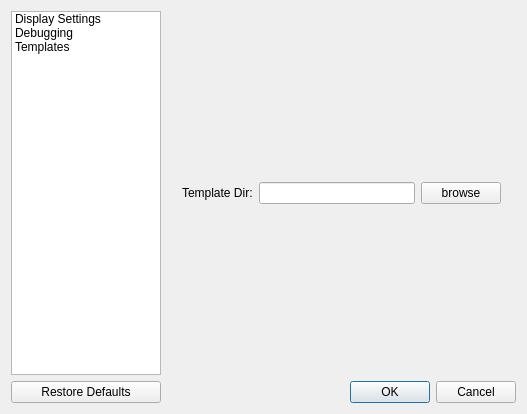
<?xml version="1.0" encoding="UTF-8"?>
<ui version="4.0">
 <class>TIGLViewerSettingsDialog</class>
 <widget class="QDialog" name="TIGLViewerSettingsDialog">
  <property name="windowModality">
   <enum>Qt::ApplicationModal</enum>
  </property>
  <property name="geometry">
   <rect>
    <x>0</x>
    <y>0</y>
    <width>509</width>
    <height>314</height>
   </rect>
  </property>
  <property name="windowTitle">
   <string>Preferences</string>
  </property>
  <property name="windowIcon">
   <iconset resource="TIGLViewer.qrc">
    <normaloff>:/gfx/settings.png</normaloff>:/gfx/settings.png</iconset>
  </property>
  <property name="styleSheet">
   <string notr="true"/>
  </property>
  <layout class="QGridLayout" name="gridLayout">
   <property name="sizeConstraint">
    <enum>QLayout::SetFixedSize</enum>
   </property>
   <item row="1" column="0">
    <widget class="QPushButton" name="btnRestoreDefaults">
     <property name="text">
      <string>Restore Defaults</string>
     </property>
    </widget>
   </item>
   <item row="0" column="2">
    <widget class="QStackedWidget" name="stackedWidget">
     <property name="currentIndex">
      <number>2</number>
     </property>
     <widget class="QWidget" name="pageDisplaySettings">
      <layout class="QVBoxLayout" name="verticalLayout">
       <item>
        <layout class="QHBoxLayout" name="horizontalLayout">
         <item>
          <widget class="QLabel" name="label">
           <property name="font">
            <font>
             <pointsize>10</pointsize>
             <weight>75</weight>
             <bold>true</bold>
            </font>
           </property>
           <property name="text">
            <string>&lt;html&gt;&lt;head/&gt;&lt;body&gt;&lt;p&gt;&lt;span style=&quot; font-size:13pt;&quot;&gt;Display Settings&lt;/span&gt;&lt;/p&gt;&lt;/body&gt;&lt;/html&gt;</string>
           </property>
          </widget>
         </item>
         <item>
          <spacer name="horizontalSpacer">
           <property name="orientation">
            <enum>Qt::Horizontal</enum>
           </property>
           <property name="sizeHint" stdset="0">
            <size>
             <width>40</width>
             <height>20</height>
            </size>
           </property>
          </spacer>
         </item>
         <item>
          <widget class="QLabel" name="label_8">
           <property name="text">
            <string/>
           </property>
           <property name="pixmap">
            <pixmap resource="TIGLViewer.qrc">:/gfx/settings-display.png</pixmap>
           </property>
          </widget>
         </item>
        </layout>
       </item>
       <item>
        <spacer name="verticalSpacer">
         <property name="orientation">
          <enum>Qt::Vertical</enum>
         </property>
         <property name="sizeHint" stdset="0">
          <size>
           <width>20</width>
           <height>40</height>
          </size>
         </property>
        </spacer>
       </item>
       <item>
        <widget class="QLabel" name="label_2">
         <property name="sizePolicy">
          <sizepolicy hsizetype="Preferred" vsizetype="Fixed">
           <horstretch>0</horstretch>
           <verstretch>0</verstretch>
          </sizepolicy>
         </property>
         <property name="text">
          <string>Tesselation accuracy</string>
         </property>
        </widget>
       </item>
       <item>
        <layout class="QHBoxLayout" name="horizontalLayout_2">
         <item>
          <spacer name="horizontalSpacer_6">
           <property name="orientation">
            <enum>Qt::Horizontal</enum>
           </property>
           <property name="sizeType">
            <enum>QSizePolicy::Fixed</enum>
           </property>
           <property name="sizeHint" stdset="0">
            <size>
             <width>10</width>
             <height>10</height>
            </size>
           </property>
          </spacer>
         </item>
         <item>
          <widget class="QLabel" name="label_3">
           <property name="text">
            <string>&lt;html&gt;&lt;head/&gt;&lt;body&gt;&lt;p align=&quot;center&quot;&gt;&lt;span style=&quot; font-size:8pt;&quot;&gt;inaccurate&lt;br/&gt;fast&lt;/span&gt;&lt;/p&gt;&lt;/body&gt;&lt;/html&gt;</string>
           </property>
          </widget>
         </item>
         <item>
          <widget class="QSlider" name="sliderTesselationAccuracy">
           <property name="minimum">
            <number>0</number>
           </property>
           <property name="maximum">
            <number>10</number>
           </property>
           <property name="value">
            <number>5</number>
           </property>
           <property name="orientation">
            <enum>Qt::Horizontal</enum>
           </property>
          </widget>
         </item>
         <item>
          <widget class="QLabel" name="label_4">
           <property name="text">
            <string>&lt;html&gt;&lt;head/&gt;&lt;body&gt;&lt;p align=&quot;center&quot;&gt;&lt;span style=&quot; font-size:8pt;&quot;&gt;accurate&lt;br/&gt;slow&lt;/span&gt;&lt;/p&gt;&lt;/body&gt;&lt;/html&gt;</string>
           </property>
          </widget>
         </item>
         <item>
          <widget class="QLineEdit" name="tessAccuEdit">
           <property name="minimumSize">
            <size>
             <width>20</width>
             <height>0</height>
            </size>
           </property>
           <property name="maximumSize">
            <size>
             <width>28</width>
             <height>16777215</height>
            </size>
           </property>
           <property name="readOnly">
            <bool>true</bool>
           </property>
          </widget>
         </item>
        </layout>
       </item>
       <item>
        <widget class="QLabel" name="label_5">
         <property name="sizePolicy">
          <sizepolicy hsizetype="Preferred" vsizetype="Fixed">
           <horstretch>0</horstretch>
           <verstretch>0</verstretch>
          </sizepolicy>
         </property>
         <property name="text">
          <string>Triangulation accuracy</string>
         </property>
        </widget>
       </item>
       <item>
        <layout class="QHBoxLayout" name="horizontalLayout_3">
         <item>
          <spacer name="horizontalSpacer_7">
           <property name="orientation">
            <enum>Qt::Horizontal</enum>
           </property>
           <property name="sizeType">
            <enum>QSizePolicy::Fixed</enum>
           </property>
           <property name="sizeHint" stdset="0">
            <size>
             <width>10</width>
             <height>10</height>
            </size>
           </property>
          </spacer>
         </item>
         <item>
          <widget class="QLabel" name="label_6">
           <property name="text">
            <string>&lt;html&gt;&lt;head/&gt;&lt;body&gt;&lt;p align=&quot;center&quot;&gt;&lt;span style=&quot; font-size:8pt;&quot;&gt;inaccurate&lt;br/&gt;fast&lt;/span&gt;&lt;/p&gt;&lt;/body&gt;&lt;/html&gt;</string>
           </property>
          </widget>
         </item>
         <item>
          <widget class="QSlider" name="sliderTriangulationAccuracy">
           <property name="minimum">
            <number>0</number>
           </property>
           <property name="maximum">
            <number>10</number>
           </property>
           <property name="singleStep">
            <number>1</number>
           </property>
           <property name="value">
            <number>5</number>
           </property>
           <property name="sliderPosition">
            <number>5</number>
           </property>
           <property name="orientation">
            <enum>Qt::Horizontal</enum>
           </property>
           <property name="invertedAppearance">
            <bool>false</bool>
           </property>
          </widget>
         </item>
         <item>
          <widget class="QLabel" name="label_7">
           <property name="text">
            <string>&lt;html&gt;&lt;head/&gt;&lt;body&gt;&lt;p align=&quot;center&quot;&gt;&lt;span style=&quot; font-size:8pt;&quot;&gt;accurate&lt;br/&gt;slow&lt;/span&gt;&lt;/p&gt;&lt;/body&gt;&lt;/html&gt;</string>
           </property>
          </widget>
         </item>
         <item>
          <widget class="QLineEdit" name="trianAccuEdit">
           <property name="sizePolicy">
            <sizepolicy hsizetype="Expanding" vsizetype="Fixed">
             <horstretch>0</horstretch>
             <verstretch>0</verstretch>
            </sizepolicy>
           </property>
           <property name="minimumSize">
            <size>
             <width>20</width>
             <height>0</height>
            </size>
           </property>
           <property name="maximumSize">
            <size>
             <width>28</width>
             <height>16777215</height>
            </size>
           </property>
           <property name="readOnly">
            <bool>true</bool>
           </property>
          </widget>
         </item>
        </layout>
       </item>
       <item>
        <layout class="QHBoxLayout" name="horizontalLayout_4">
         <item>
          <widget class="QLabel" name="label_9">
           <property name="text">
            <string>Background color</string>
           </property>
          </widget>
         </item>
         <item>
          <widget class="QPushButton" name="buttonColorChoser">
           <property name="sizePolicy">
            <sizepolicy hsizetype="Minimum" vsizetype="Minimum">
             <horstretch>0</horstretch>
             <verstretch>20</verstretch>
            </sizepolicy>
           </property>
           <property name="minimumSize">
            <size>
             <width>0</width>
             <height>30</height>
            </size>
           </property>
           <property name="maximumSize">
            <size>
             <width>100</width>
             <height>16777215</height>
            </size>
           </property>
           <property name="text">
            <string>choose</string>
           </property>
          </widget>
         </item>
        </layout>
       </item>
       <item>
        <layout class="QHBoxLayout" name="horizontalLayout_shape">
         <item>
          <widget class="QLabel" name="label_shapeColor">
           <property name="text">
            <string>Shape color</string>
           </property>
          </widget>
         </item>
         <item>
          <widget class="QPushButton" name="buttonShapeColorChoser">
           <property name="sizePolicy">
            <sizepolicy hsizetype="Minimum" vsizetype="Minimum">
             <horstretch>0</horstretch>
             <verstretch>20</verstretch>
            </sizepolicy>
           </property>
           <property name="minimumSize">
            <size>
             <width>0</width>
             <height>30</height>
            </size>
           </property>
           <property name="maximumSize">
            <size>
             <width>100</width>
             <height>16777215</height>
            </size>
           </property>
           <property name="text">
            <string>choose</string>
           </property>
          </widget>
         </item>
        </layout>
       </item>
       <item>
        <layout class="QHBoxLayout" name="horizontalLayout_symmetry">
         <item>
          <widget class="QLabel" name="label_shapeSymmetryColor">
           <property name="text">
            <string>Default shape symmetry color</string>
           </property>
          </widget>
         </item>
         <item>
          <widget class="QPushButton" name="buttonShapeSymmetryColorChoser">
           <property name="sizePolicy">
            <sizepolicy hsizetype="Minimum" vsizetype="Minimum">
             <horstretch>0</horstretch>
             <verstretch>20</verstretch>
            </sizepolicy>
           </property>
           <property name="minimumSize">
            <size>
             <width>0</width>
             <height>30</height>
            </size>
           </property>
           <property name="maximumSize">
            <size>
             <width>100</width>
             <height>16777215</height>
            </size>
           </property>
           <property name="text">
            <string>choose</string>
           </property>
          </widget>
         </item>
        </layout>
       </item>
       <item>
        <layout class="QHBoxLayout" name="horizontalLayout_material">
         <item>
          <widget class="QLabel" name="label_shapeMaterial">
           <property name="text">
            <string>Default shape material</string>
           </property>
          </widget>
         </item>
         <item>
          <widget class="QComboBox" name="comboBoxShapeMaterial">
          </widget>
         </item>
        </layout>
       </item>
       <item>
        <widget class="QCheckBox" name="cbDrawFaceBoundaries">
         <property name="text">
          <string>Draw face boundaries</string>
         </property>
        </widget>
       </item>
       <item>
        <spacer name="verticalSpacer_5">
         <property name="orientation">
          <enum>Qt::Vertical</enum>
         </property>
         <property name="sizeHint" stdset="0">
          <size>
           <width>10</width>
           <height>20</height>
          </size>
         </property>
        </spacer>
       </item>
      </layout>
     </widget>
     <widget class="QWidget" name="page_2">
      <layout class="QVBoxLayout" name="verticalLayout_2">
       <item>
        <layout class="QHBoxLayout" name="horizontalLayout_9">
         <item>
          <widget class="QLabel" name="label_19">
           <property name="font">
            <font>
             <pointsize>10</pointsize>
             <weight>75</weight>
             <bold>true</bold>
            </font>
           </property>
           <property name="text">
            <string>&lt;html&gt;&lt;head/&gt;&lt;body&gt;&lt;p&gt;&lt;span style=&quot; font-size:13pt;&quot;&gt;Debugging&lt;/span&gt;&lt;/p&gt;&lt;/body&gt;&lt;/html&gt;</string>
           </property>
          </widget>
         </item>
         <item>
          <spacer name="horizontalSpacer_3">
           <property name="orientation">
            <enum>Qt::Horizontal</enum>
           </property>
           <property name="sizeHint" stdset="0">
            <size>
             <width>40</width>
             <height>20</height>
            </size>
           </property>
          </spacer>
         </item>
         <item>
          <widget class="QLabel" name="label_20">
           <property name="text">
            <string/>
           </property>
           <property name="pixmap">
            <pixmap resource="TIGLViewer.qrc">:/gfx/settings-display.png</pixmap>
           </property>
          </widget>
         </item>
        </layout>
       </item>
       <item>
        <spacer name="verticalSpacer_3">
         <property name="orientation">
          <enum>Qt::Vertical</enum>
         </property>
         <property name="sizeHint" stdset="0">
          <size>
           <width>20</width>
           <height>40</height>
          </size>
         </property>
        </spacer>
       </item>
       <item>
        <widget class="QCheckBox" name="enumerateFaceCB">
         <property name="sizePolicy">
          <sizepolicy hsizetype="Minimum" vsizetype="Fixed">
           <horstretch>0</horstretch>
           <verstretch>0</verstretch>
          </sizepolicy>
         </property>
         <property name="text">
          <string>Enumerate faces</string>
         </property>
        </widget>
       </item>
       <item>
        <layout class="QHBoxLayout" name="horizontalLayout_5">
         <item>
          <spacer name="horizontalSpacer_2">
           <property name="orientation">
            <enum>Qt::Horizontal</enum>
           </property>
           <property name="sizeType">
            <enum>QSizePolicy::Fixed</enum>
           </property>
           <property name="sizeHint" stdset="0">
            <size>
             <width>20</width>
             <height>10</height>
            </size>
           </property>
          </spacer>
         </item>
         <item>
          <widget class="QLabel" name="label_10">
           <property name="text">
            <string>&lt;i&gt;Enumerate faces displays a number on each face. This helps to understand the order of face creation of OpenCASCADE.&lt;/i&gt;</string>
           </property>
           <property name="wordWrap">
            <bool>true</bool>
           </property>
          </widget>
         </item>
        </layout>
       </item>
       <item>
        <spacer name="verticalSpacer_12">
         <property name="orientation">
          <enum>Qt::Vertical</enum>
         </property>
         <property name="sizeType">
          <enum>QSizePolicy::Maximum</enum>
         </property>
         <property name="sizeHint" stdset="0">
          <size>
           <width>20</width>
           <height>4</height>
          </size>
         </property>
        </spacer>
       </item>
       <item>
        <widget class="QCheckBox" name="debugBopCB">
         <property name="text">
          <string>Debug boolean operations</string>
         </property>
        </widget>
       </item>
       <item>
        <layout class="QHBoxLayout" name="horizontalLayout_6">
         <item>
          <spacer name="horizontalSpacer_4">
           <property name="orientation">
            <enum>Qt::Horizontal</enum>
           </property>
           <property name="sizeType">
            <enum>QSizePolicy::Fixed</enum>
           </property>
           <property name="sizeHint" stdset="0">
            <size>
             <width>20</width>
             <height>10</height>
            </size>
           </property>
          </spacer>
         </item>
         <item>
          <widget class="QLabel" name="label_11">
           <property name="text">
            <string>&lt;i&gt;Writes BRep geometries before and after each trimming operation into files inside the working directory.&lt;/i&gt;</string>
           </property>
           <property name="wordWrap">
            <bool>true</bool>
           </property>
          </widget>
         </item>
        </layout>
       </item>
       <item>
        <spacer name="verticalSpacer_13">
         <property name="orientation">
          <enum>Qt::Vertical</enum>
         </property>
         <property name="sizeType">
          <enum>QSizePolicy::Maximum</enum>
         </property>
         <property name="sizeHint" stdset="0">
          <size>
           <width>20</width>
           <height>6</height>
          </size>
         </property>
        </spacer>
       </item>
       <item>
        <layout class="QHBoxLayout" name="horizontalLayout_7">
         <item>
          <widget class="QLabel" name="label_21">
           <property name="text">
            <string>Number of iso lines per face  </string>
           </property>
          </widget>
         </item>
         <item>
          <widget class="QLabel" name="label_12">
           <property name="text">
            <string>U</string>
           </property>
          </widget>
         </item>
         <item>
          <widget class="QSpinBox" name="numUIsoLinesSB">
           <property name="sizePolicy">
            <sizepolicy hsizetype="Maximum" vsizetype="Fixed">
             <horstretch>0</horstretch>
             <verstretch>0</verstretch>
            </sizepolicy>
           </property>
           <property name="minimumSize">
            <size>
             <width>40</width>
             <height>0</height>
            </size>
           </property>
           <property name="maximumSize">
            <size>
             <width>60</width>
             <height>16777215</height>
            </size>
           </property>
           <property name="maximum">
            <number>50</number>
           </property>
          </widget>
         </item>
         <item>
          <widget class="QLabel" name="label_13">
           <property name="text">
            <string>V</string>
           </property>
          </widget>
         </item>
         <item>
          <widget class="QSpinBox" name="numVIsoLinesSB">
           <property name="maximum">
            <number>50</number>
           </property>
          </widget>
         </item>
         <item>
          <spacer name="horizontalSpacer_5">
           <property name="orientation">
            <enum>Qt::Horizontal</enum>
           </property>
           <property name="sizeHint" stdset="0">
            <size>
             <width>40</width>
             <height>20</height>
            </size>
           </property>
          </spacer>
         </item>
        </layout>
       </item>
       <item>
        <spacer name="verticalSpacer_11">
         <property name="orientation">
          <enum>Qt::Vertical</enum>
         </property>
         <property name="sizeHint" stdset="0">
          <size>
           <width>20</width>
           <height>11</height>
          </size>
         </property>
        </spacer>
       </item>
      </layout>
     </widget>
     <widget class="QWidget" name="templatesPageDisplaySettings">
      <layout class="QVBoxLayout" name="verticalLayout_5">
       <item>
        <layout class="QHBoxLayout" name="horizontalLayout_8">
         <item>
          <widget class="QLabel" name="label_14">
           <property name="text">
            <string>Template Dir:</string>
           </property>
          </widget>
         </item>
         <item>
          <widget class="QLineEdit" name="templateLineEdit">
           <property name="readOnly">
            <bool>true</bool>
           </property>
          </widget>
         </item>
         <item>
          <widget class="QPushButton" name="browseTemplateDirButton">
           <property name="text">
            <string>browse</string>
           </property>
          </widget>
         </item>
        </layout>
       </item>
      </layout>
     </widget>
    </widget>
   </item>
   <item row="0" column="0">
    <widget class="QListWidget" name="settingsList">
     <property name="sizePolicy">
      <sizepolicy hsizetype="Maximum" vsizetype="Expanding">
       <horstretch>0</horstretch>
       <verstretch>0</verstretch>
      </sizepolicy>
     </property>
     <property name="maximumSize">
      <size>
       <width>150</width>
       <height>16777215</height>
      </size>
     </property>
     <item>
      <property name="text">
       <string>Display Settings</string>
      </property>
     </item>
     <item>
      <property name="text">
       <string>Debugging</string>
      </property>
     </item>
     <item>
      <property name="text">
       <string>Templates</string>
      </property>
     </item>
    </widget>
   </item>
   <item row="1" column="1" colspan="3">
    <widget class="QDialogButtonBox" name="buttonBox">
     <property name="orientation">
      <enum>Qt::Horizontal</enum>
     </property>
     <property name="standardButtons">
      <set>QDialogButtonBox::Cancel|QDialogButtonBox::Ok</set>
     </property>
    </widget>
   </item>
  </layout>
 </widget>
 <resources>
  <include location="TIGLViewer.qrc"/>
 </resources>
 <connections>
  <connection>
   <sender>buttonBox</sender>
   <signal>accepted()</signal>
   <receiver>TIGLViewerSettingsDialog</receiver>
   <slot>accept()</slot>
   <hints>
    <hint type="sourcelabel">
     <x>248</x>
     <y>254</y>
    </hint>
    <hint type="destinationlabel">
     <x>157</x>
     <y>274</y>
    </hint>
   </hints>
  </connection>
  <connection>
   <sender>buttonBox</sender>
   <signal>rejected()</signal>
   <receiver>TIGLViewerSettingsDialog</receiver>
   <slot>reject()</slot>
   <hints>
    <hint type="sourcelabel">
     <x>316</x>
     <y>260</y>
    </hint>
    <hint type="destinationlabel">
     <x>286</x>
     <y>274</y>
    </hint>
   </hints>
  </connection>
 </connections>
</ui>
